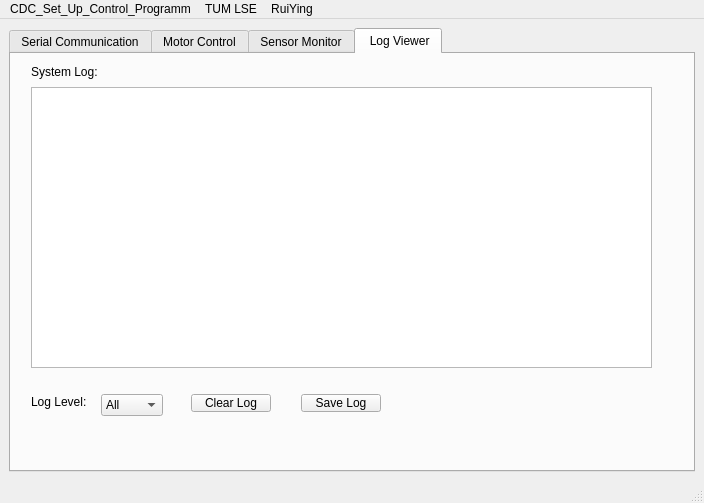
<?xml version="1.0" encoding="UTF-8"?>
<ui version="4.0">
 <class>MainWindow</class>
 <widget class="QMainWindow" name="MainWindow">
  <property name="geometry">
   <rect>
    <x>0</x>
    <y>0</y>
    <width>704</width>
    <height>503</height>
   </rect>
  </property>
  <property name="windowTitle">
   <string>MainWindow</string>
  </property>
  <widget class="QWidget" name="centralwidget">
   <layout class="QHBoxLayout" name="horizontalLayout">
    <item>
     <widget class="QTabWidget" name="tabWidget">
      <property name="currentIndex">
       <number>3</number>
      </property>
      <widget class="QWidget" name="SerialComminucation">
       <attribute name="title">
        <string>Serial Communication</string>
       </attribute>
       <widget class="QTextEdit" name="textEdit">
        <property name="geometry">
         <rect>
          <x>210</x>
          <y>30</y>
          <width>461</width>
          <height>271</height>
         </rect>
        </property>
        <property name="readOnly">
         <bool>true</bool>
        </property>
        <property name="placeholderText">
         <string/>
        </property>
       </widget>
       <widget class="QLabel" name="label_4">
        <property name="geometry">
         <rect>
          <x>210</x>
          <y>10</y>
          <width>121</width>
          <height>20</height>
         </rect>
        </property>
        <property name="text">
         <string>Communication Log:</string>
        </property>
       </widget>
       <widget class="QLabel" name="label_5">
        <property name="geometry">
         <rect>
          <x>10</x>
          <y>10</y>
          <width>111</width>
          <height>20</height>
         </rect>
        </property>
        <property name="text">
         <string>Connected Devices:</string>
        </property>
       </widget>
       <widget class="QPushButton" name="pushButton_3">
        <property name="geometry">
         <rect>
          <x>10</x>
          <y>290</y>
          <width>80</width>
          <height>18</height>
         </rect>
        </property>
        <property name="text">
         <string>Add Device</string>
        </property>
       </widget>
       <widget class="QPushButton" name="pushButton_4">
        <property name="geometry">
         <rect>
          <x>10</x>
          <y>320</y>
          <width>91</width>
          <height>18</height>
         </rect>
        </property>
        <property name="text">
         <string>Remove Device</string>
        </property>
       </widget>
       <widget class="QListWidget" name="listWidget">
        <property name="geometry">
         <rect>
          <x>10</x>
          <y>30</y>
          <width>181</width>
          <height>241</height>
         </rect>
        </property>
       </widget>
       <widget class="QPushButton" name="pushButton">
        <property name="geometry">
         <rect>
          <x>100</x>
          <y>290</y>
          <width>80</width>
          <height>18</height>
         </rect>
        </property>
        <property name="text">
         <string>Disconnect</string>
        </property>
       </widget>
       <widget class="QLabel" name="label">
        <property name="geometry">
         <rect>
          <x>210</x>
          <y>310</y>
          <width>81</width>
          <height>16</height>
         </rect>
        </property>
        <property name="text">
         <string>Command:</string>
        </property>
       </widget>
       <widget class="QPushButton" name="pushButton_2">
        <property name="geometry">
         <rect>
          <x>500</x>
          <y>370</y>
          <width>80</width>
          <height>18</height>
         </rect>
        </property>
        <property name="text">
         <string>Send</string>
        </property>
       </widget>
       <widget class="QLabel" name="label_2">
        <property name="geometry">
         <rect>
          <x>320</x>
          <y>10</y>
          <width>111</width>
          <height>20</height>
         </rect>
        </property>
        <property name="text">
         <string>Selected Device:</string>
        </property>
       </widget>
       <widget class="QLabel" name="label_3">
        <property name="geometry">
         <rect>
          <x>440</x>
          <y>10</y>
          <width>121</width>
          <height>20</height>
         </rect>
        </property>
        <property name="text">
         <string>No device selected</string>
        </property>
       </widget>
       <widget class="QLineEdit" name="lineEdit">
        <property name="geometry">
         <rect>
          <x>300</x>
          <y>310</y>
          <width>271</width>
          <height>41</height>
         </rect>
        </property>
        <property name="alignment">
         <set>Qt::AlignmentFlag::AlignLeading|Qt::AlignmentFlag::AlignLeft|Qt::AlignmentFlag::AlignTop</set>
        </property>
        <property name="placeholderText">
         <string>Enter command...</string>
        </property>
       </widget>
       <widget class="QPushButton" name="pushButton_20">
        <property name="geometry">
         <rect>
          <x>110</x>
          <y>320</y>
          <width>80</width>
          <height>18</height>
         </rect>
        </property>
        <property name="text">
         <string>Connect</string>
        </property>
       </widget>
      </widget>
      <widget class="QWidget" name="MotorControl">
       <property name="locale">
        <locale language="English" country="AmericanSamoa"/>
       </property>
       <attribute name="title">
        <string>Motor Control</string>
       </attribute>
       <widget class="QLabel" name="label_6">
        <property name="geometry">
         <rect>
          <x>10</x>
          <y>20</y>
          <width>121</width>
          <height>16</height>
         </rect>
        </property>
        <property name="text">
         <string>Target Height (mm):</string>
        </property>
       </widget>
       <widget class="QLabel" name="label_7">
        <property name="geometry">
         <rect>
          <x>0</x>
          <y>60</y>
          <width>131</width>
          <height>16</height>
         </rect>
        </property>
        <property name="text">
         <string>Target Angle (degrees):</string>
        </property>
       </widget>
       <widget class="QLabel" name="label_8">
        <property name="geometry">
         <rect>
          <x>170</x>
          <y>160</y>
          <width>41</width>
          <height>16</height>
         </rect>
        </property>
        <property name="text">
         <string>5.5°</string>
        </property>
       </widget>
       <widget class="QLabel" name="label_9">
        <property name="geometry">
         <rect>
          <x>20</x>
          <y>110</y>
          <width>121</width>
          <height>20</height>
         </rect>
        </property>
        <property name="text">
         <string>Current Height (mm):</string>
        </property>
       </widget>
       <widget class="QLabel" name="label_10">
        <property name="geometry">
         <rect>
          <x>20</x>
          <y>160</y>
          <width>141</width>
          <height>20</height>
         </rect>
        </property>
        <property name="text">
         <string>Current Angle (degrees):</string>
        </property>
       </widget>
       <widget class="QLabel" name="label_11">
        <property name="geometry">
         <rect>
          <x>139</x>
          <y>112</y>
          <width>41</width>
          <height>16</height>
         </rect>
        </property>
        <property name="text">
         <string>25mm</string>
        </property>
       </widget>
       <widget class="QLabel" name="label_12">
        <property name="geometry">
         <rect>
          <x>20</x>
          <y>210</y>
          <width>161</width>
          <height>16</height>
         </rect>
        </property>
        <property name="text">
         <string>Theoretical Capacitance(pF):</string>
        </property>
       </widget>
       <widget class="QLabel" name="label_13">
        <property name="geometry">
         <rect>
          <x>180</x>
          <y>210</y>
          <width>40</width>
          <height>16</height>
         </rect>
        </property>
        <property name="text">
         <string>2pF</string>
        </property>
       </widget>
       <widget class="QPushButton" name="pushButton_5">
        <property name="geometry">
         <rect>
          <x>210</x>
          <y>20</y>
          <width>80</width>
          <height>18</height>
         </rect>
        </property>
        <property name="text">
         <string>Set Height</string>
        </property>
       </widget>
       <widget class="QPushButton" name="pushButton_6">
        <property name="geometry">
         <rect>
          <x>209</x>
          <y>310</y>
          <width>91</width>
          <height>20</height>
         </rect>
        </property>
        <property name="text">
         <string>Stop Motor</string>
        </property>
       </widget>
       <widget class="QPushButton" name="pushButton_7">
        <property name="geometry">
         <rect>
          <x>59</x>
          <y>310</y>
          <width>111</width>
          <height>20</height>
         </rect>
        </property>
        <property name="text">
         <string>Move to Position</string>
        </property>
       </widget>
       <widget class="QPushButton" name="pushButton_8">
        <property name="geometry">
         <rect>
          <x>340</x>
          <y>310</y>
          <width>121</width>
          <height>21</height>
         </rect>
        </property>
        <property name="text">
         <string>Home Position</string>
        </property>
       </widget>
       <widget class="QPushButton" name="pushButton_9">
        <property name="geometry">
         <rect>
          <x>210</x>
          <y>60</y>
          <width>80</width>
          <height>18</height>
         </rect>
        </property>
        <property name="text">
         <string>Set Angle</string>
        </property>
       </widget>
       <widget class="QDoubleSpinBox" name="doubleSpinBox">
        <property name="geometry">
         <rect>
          <x>130</x>
          <y>20</y>
          <width>71</width>
          <height>22</height>
         </rect>
        </property>
        <property name="suffix">
         <string>mm</string>
        </property>
        <property name="decimals">
         <number>0</number>
        </property>
        <property name="maximum">
         <double>100.000000000000000</double>
        </property>
        <property name="singleStep">
         <double>1.000000000000000</double>
        </property>
       </widget>
       <widget class="QDoubleSpinBox" name="doubleSpinBox_2">
        <property name="geometry">
         <rect>
          <x>130</x>
          <y>60</y>
          <width>71</width>
          <height>22</height>
         </rect>
        </property>
        <property name="suffix">
         <string>°</string>
        </property>
        <property name="decimals">
         <number>1</number>
        </property>
        <property name="minimum">
         <double>-90.000000000000000</double>
        </property>
        <property name="maximum">
         <double>90.000000000000000</double>
        </property>
        <property name="singleStep">
         <double>0.500000000000000</double>
        </property>
       </widget>
       <widget class="QLabel" name="label_15">
        <property name="geometry">
         <rect>
          <x>330</x>
          <y>80</y>
          <width>91</width>
          <height>16</height>
         </rect>
        </property>
        <property name="text">
         <string>Safety Settings:</string>
        </property>
       </widget>
       <widget class="QLabel" name="label_16">
        <property name="geometry">
         <rect>
          <x>320</x>
          <y>110</y>
          <width>71</width>
          <height>20</height>
         </rect>
        </property>
        <property name="text">
         <string>Max Height:</string>
        </property>
       </widget>
       <widget class="QDoubleSpinBox" name="doubleSpinBox_3">
        <property name="geometry">
         <rect>
          <x>390</x>
          <y>110</y>
          <width>71</width>
          <height>22</height>
         </rect>
        </property>
        <property name="suffix">
         <string>mm</string>
        </property>
        <property name="decimals">
         <number>0</number>
        </property>
        <property name="maximum">
         <double>150.000000000000000</double>
        </property>
        <property name="value">
         <double>100.000000000000000</double>
        </property>
       </widget>
       <widget class="QPushButton" name="pushButton_12">
        <property name="geometry">
         <rect>
          <x>80</x>
          <y>260</y>
          <width>131</width>
          <height>31</height>
         </rect>
        </property>
        <property name="styleSheet">
         <string notr="true">QPushButton {
    background-color: #FF0000;
    color: white;
    font-weight: bold;
    border: 2px solid #AA0000;
    border-radius: 5px;
}</string>
        </property>
        <property name="text">
         <string>EMERGENCY STOP</string>
        </property>
        <property name="checkable">
         <bool>false</bool>
        </property>
        <property name="autoRepeat">
         <bool>false</bool>
        </property>
       </widget>
       <widget class="QLabel" name="label_18">
        <property name="geometry">
         <rect>
          <x>320</x>
          <y>210</y>
          <width>101</width>
          <height>20</height>
         </rect>
        </property>
        <property name="text">
         <string>System Status:</string>
        </property>
       </widget>
       <widget class="QLabel" name="label_19">
        <property name="geometry">
         <rect>
          <x>450</x>
          <y>210</y>
          <width>121</width>
          <height>16</height>
         </rect>
        </property>
        <property name="text">
         <string>Motor Status: Ready</string>
        </property>
       </widget>
       <widget class="QLabel" name="label_20">
        <property name="geometry">
         <rect>
          <x>440</x>
          <y>240</y>
          <width>191</width>
          <height>16</height>
         </rect>
        </property>
        <property name="text">
         <string>Connection Status: Connected</string>
        </property>
       </widget>
       <widget class="QLabel" name="label_94">
        <property name="geometry">
         <rect>
          <x>310</x>
          <y>170</y>
          <width>71</width>
          <height>20</height>
         </rect>
        </property>
        <property name="text">
         <string>Min Angle:</string>
        </property>
       </widget>
       <widget class="QLabel" name="label_95">
        <property name="geometry">
         <rect>
          <x>450</x>
          <y>170</y>
          <width>71</width>
          <height>20</height>
         </rect>
        </property>
        <property name="text">
         <string>Max Angle:</string>
        </property>
       </widget>
       <widget class="QLabel" name="label_96">
        <property name="geometry">
         <rect>
          <x>470</x>
          <y>112</y>
          <width>71</width>
          <height>20</height>
         </rect>
        </property>
        <property name="text">
         <string>Min Height:</string>
        </property>
       </widget>
       <widget class="QDoubleSpinBox" name="doubleSpinBox_6">
        <property name="geometry">
         <rect>
          <x>380</x>
          <y>170</y>
          <width>62</width>
          <height>22</height>
         </rect>
        </property>
        <property name="suffix">
         <string>°</string>
        </property>
        <property name="decimals">
         <number>1</number>
        </property>
        <property name="minimum">
         <double>-90.000000000000000</double>
        </property>
        <property name="maximum">
         <double>90.000000000000000</double>
        </property>
        <property name="singleStep">
         <double>0.500000000000000</double>
        </property>
       </widget>
       <widget class="QDoubleSpinBox" name="doubleSpinBox_7">
        <property name="geometry">
         <rect>
          <x>520</x>
          <y>170</y>
          <width>62</width>
          <height>22</height>
         </rect>
        </property>
        <property name="suffix">
         <string>°</string>
        </property>
        <property name="decimals">
         <number>1</number>
        </property>
        <property name="minimum">
         <double>-90.000000000000000</double>
        </property>
        <property name="maximum">
         <double>90.000000000000000</double>
        </property>
        <property name="singleStep">
         <double>0.500000000000000</double>
        </property>
       </widget>
       <widget class="QDoubleSpinBox" name="doubleSpinBox_8">
        <property name="geometry">
         <rect>
          <x>540</x>
          <y>110</y>
          <width>62</width>
          <height>22</height>
         </rect>
        </property>
        <property name="suffix">
         <string>mm</string>
        </property>
        <property name="decimals">
         <number>0</number>
        </property>
        <property name="maximum">
         <double>150.000000000000000</double>
        </property>
        <property name="singleStep">
         <double>1.000000000000000</double>
        </property>
       </widget>
      </widget>
      <widget class="QWidget" name="SensorMonitor">
       <attribute name="title">
        <string>Sensor Monitor</string>
       </attribute>
       <widget class="QLabel" name="label_21">
        <property name="geometry">
         <rect>
          <x>10</x>
          <y>10</y>
          <width>141</width>
          <height>20</height>
         </rect>
        </property>
        <property name="text">
         <string> Primary Measurements </string>
        </property>
       </widget>
       <widget class="QLabel" name="label_22">
        <property name="geometry">
         <rect>
          <x>20</x>
          <y>40</y>
          <width>101</width>
          <height>16</height>
         </rect>
        </property>
        <property name="text">
         <string>Board Distance:</string>
        </property>
       </widget>
       <widget class="QLabel" name="label_23">
        <property name="geometry">
         <rect>
          <x>130</x>
          <y>40</y>
          <width>51</width>
          <height>16</height>
         </rect>
        </property>
        <property name="text">
         <string>25mm</string>
        </property>
       </widget>
       <widget class="QLabel" name="label_24">
        <property name="geometry">
         <rect>
          <x>20</x>
          <y>60</y>
          <width>91</width>
          <height>16</height>
         </rect>
        </property>
        <property name="text">
         <string>Board Angle:</string>
        </property>
       </widget>
       <widget class="QLabel" name="label_25">
        <property name="geometry">
         <rect>
          <x>140</x>
          <y>60</y>
          <width>41</width>
          <height>16</height>
         </rect>
        </property>
        <property name="text">
         <string>2.5° </string>
        </property>
       </widget>
       <widget class="QLabel" name="label_26">
        <property name="geometry">
         <rect>
          <x>20</x>
          <y>80</y>
          <width>81</width>
          <height>16</height>
         </rect>
        </property>
        <property name="text">
         <string>Temperature:</string>
        </property>
       </widget>
       <widget class="QLabel" name="label_27">
        <property name="geometry">
         <rect>
          <x>130</x>
          <y>80</y>
          <width>41</width>
          <height>16</height>
         </rect>
        </property>
        <property name="text">
         <string>23.5°C    </string>
        </property>
       </widget>
       <widget class="QLabel" name="label_28">
        <property name="geometry">
         <rect>
          <x>10</x>
          <y>110</y>
          <width>111</width>
          <height>16</height>
         </rect>
        </property>
        <property name="text">
         <string>Capacitance Data</string>
        </property>
       </widget>
       <widget class="QLabel" name="label_29">
        <property name="geometry">
         <rect>
          <x>20</x>
          <y>130</y>
          <width>71</width>
          <height>16</height>
         </rect>
        </property>
        <property name="text">
         <string>Measured:</string>
        </property>
       </widget>
       <widget class="QLabel" name="label_30">
        <property name="geometry">
         <rect>
          <x>99</x>
          <y>130</y>
          <width>51</width>
          <height>20</height>
         </rect>
        </property>
        <property name="text">
         <string>156.7 pF</string>
        </property>
       </widget>
       <widget class="QLabel" name="label_31">
        <property name="geometry">
         <rect>
          <x>20</x>
          <y>150</y>
          <width>71</width>
          <height>16</height>
         </rect>
        </property>
        <property name="text">
         <string>Theoretical:</string>
        </property>
       </widget>
       <widget class="QLabel" name="label_32">
        <property name="geometry">
         <rect>
          <x>100</x>
          <y>150</y>
          <width>51</width>
          <height>16</height>
         </rect>
        </property>
        <property name="text">
         <string>158.2 pF</string>
        </property>
       </widget>
       <widget class="QLabel" name="label_33">
        <property name="geometry">
         <rect>
          <x>20</x>
          <y>170</y>
          <width>71</width>
          <height>16</height>
         </rect>
        </property>
        <property name="text">
         <string>Difference:</string>
        </property>
       </widget>
       <widget class="QLabel" name="label_34">
        <property name="geometry">
         <rect>
          <x>100</x>
          <y>170</y>
          <width>41</width>
          <height>20</height>
         </rect>
        </property>
        <property name="text">
         <string>-1.5 pF</string>
        </property>
       </widget>
       <widget class="QLabel" name="label_35">
        <property name="geometry">
         <rect>
          <x>10</x>
          <y>220</y>
          <width>121</width>
          <height>16</height>
         </rect>
        </property>
        <property name="text">
         <string>Data Recording</string>
        </property>
       </widget>
       <widget class="QLabel" name="label_36">
        <property name="geometry">
         <rect>
          <x>280</x>
          <y>12</y>
          <width>121</width>
          <height>20</height>
         </rect>
        </property>
        <property name="text">
         <string>Detailed Sensor Data</string>
        </property>
       </widget>
       <widget class="QPushButton" name="pushButton_13">
        <property name="geometry">
         <rect>
          <x>20</x>
          <y>250</y>
          <width>80</width>
          <height>18</height>
         </rect>
        </property>
        <property name="text">
         <string>Record Data</string>
        </property>
       </widget>
       <widget class="QPushButton" name="pushButton_14">
        <property name="geometry">
         <rect>
          <x>120</x>
          <y>250</y>
          <width>80</width>
          <height>18</height>
         </rect>
        </property>
        <property name="text">
         <string>Export</string>
        </property>
       </widget>
       <widget class="QLabel" name="label_37">
        <property name="geometry">
         <rect>
          <x>20</x>
          <y>290</y>
          <width>91</width>
          <height>16</height>
         </rect>
        </property>
        <property name="text">
         <string>Last Recorded:</string>
        </property>
       </widget>
       <widget class="QLabel" name="label_38">
        <property name="geometry">
         <rect>
          <x>110</x>
          <y>290</y>
          <width>51</width>
          <height>16</height>
         </rect>
        </property>
        <property name="text">
         <string>14:23:45</string>
        </property>
       </widget>
       <widget class="QLabel" name="label_39">
        <property name="geometry">
         <rect>
          <x>290</x>
          <y>30</y>
          <width>101</width>
          <height>20</height>
         </rect>
        </property>
        <property name="text">
         <string>Upper Sensors:</string>
        </property>
       </widget>
       <widget class="QLabel" name="label_40">
        <property name="geometry">
         <rect>
          <x>299</x>
          <y>50</y>
          <width>51</width>
          <height>20</height>
         </rect>
        </property>
        <property name="text">
         <string>Corner1:</string>
        </property>
       </widget>
       <widget class="QLabel" name="label_41">
        <property name="geometry">
         <rect>
          <x>299</x>
          <y>70</y>
          <width>51</width>
          <height>20</height>
         </rect>
        </property>
        <property name="text">
         <string>Corner2:</string>
        </property>
       </widget>
       <widget class="QLabel" name="label_44">
        <property name="geometry">
         <rect>
          <x>360</x>
          <y>50</y>
          <width>40</width>
          <height>21</height>
         </rect>
        </property>
        <property name="text">
         <string>12mm</string>
        </property>
       </widget>
       <widget class="QLabel" name="label_45">
        <property name="geometry">
         <rect>
          <x>360</x>
          <y>71</y>
          <width>40</width>
          <height>20</height>
         </rect>
        </property>
        <property name="text">
         <string>12mm</string>
        </property>
       </widget>
       <widget class="QLabel" name="label_48">
        <property name="geometry">
         <rect>
          <x>290</x>
          <y>140</y>
          <width>111</width>
          <height>16</height>
         </rect>
        </property>
        <property name="text">
         <string>Lower Sensors:</string>
        </property>
       </widget>
       <widget class="QLabel" name="label_49">
        <property name="geometry">
         <rect>
          <x>299</x>
          <y>160</y>
          <width>51</width>
          <height>20</height>
         </rect>
        </property>
        <property name="text">
         <string>Corner1:</string>
        </property>
       </widget>
       <widget class="QLabel" name="label_50">
        <property name="geometry">
         <rect>
          <x>299</x>
          <y>180</y>
          <width>51</width>
          <height>20</height>
         </rect>
        </property>
        <property name="text">
         <string>Corner2:</string>
        </property>
       </widget>
       <widget class="QLabel" name="label_53">
        <property name="geometry">
         <rect>
          <x>360</x>
          <y>160</y>
          <width>40</width>
          <height>21</height>
         </rect>
        </property>
        <property name="text">
         <string>156mm </string>
        </property>
       </widget>
       <widget class="QLabel" name="label_54">
        <property name="geometry">
         <rect>
          <x>360</x>
          <y>182</y>
          <width>40</width>
          <height>16</height>
         </rect>
        </property>
        <property name="text">
         <string>156mm</string>
        </property>
       </widget>
       <widget class="QLabel" name="label_55">
        <property name="geometry">
         <rect>
          <x>310</x>
          <y>240</y>
          <width>151</width>
          <height>16</height>
         </rect>
        </property>
        <property name="text">
         <string>Average Ground Distance:</string>
        </property>
       </widget>
       <widget class="QLabel" name="label_56">
        <property name="geometry">
         <rect>
          <x>470</x>
          <y>240</y>
          <width>71</width>
          <height>20</height>
         </rect>
        </property>
        <property name="text">
         <string>156 mm</string>
        </property>
       </widget>
       <widget class="QLabel" name="label_59">
        <property name="geometry">
         <rect>
          <x>430</x>
          <y>60</y>
          <width>91</width>
          <height>20</height>
         </rect>
        </property>
        <property name="text">
         <string>Average Height:</string>
        </property>
       </widget>
       <widget class="QLabel" name="label_61">
        <property name="geometry">
         <rect>
          <x>430</x>
          <y>80</y>
          <width>101</width>
          <height>20</height>
         </rect>
        </property>
        <property name="text">
         <string>Calculated Angle:</string>
        </property>
       </widget>
       <widget class="QLabel" name="label_62">
        <property name="geometry">
         <rect>
          <x>540</x>
          <y>80</y>
          <width>40</width>
          <height>21</height>
         </rect>
        </property>
        <property name="text">
         <string>2.5°</string>
        </property>
       </widget>
       <widget class="QLabel" name="label_63">
        <property name="geometry">
         <rect>
          <x>310</x>
          <y>270</y>
          <width>141</width>
          <height>16</height>
         </rect>
        </property>
        <property name="text">
         <string>Calculated Upper Height:</string>
        </property>
       </widget>
       <widget class="QLabel" name="label_64">
        <property name="geometry">
         <rect>
          <x>470</x>
          <y>270</y>
          <width>81</width>
          <height>21</height>
         </rect>
        </property>
        <property name="text">
         <string>25 mm</string>
        </property>
       </widget>
       <widget class="QLabel" name="label_65">
        <property name="geometry">
         <rect>
          <x>540</x>
          <y>60</y>
          <width>71</width>
          <height>21</height>
         </rect>
        </property>
        <property name="text">
         <string>12 mm</string>
        </property>
       </widget>
      </widget>
      <widget class="QWidget" name="LogViewer">
       <attribute name="title">
        <string> Log Viewer</string>
       </attribute>
       <widget class="QLabel" name="label_66">
        <property name="geometry">
         <rect>
          <x>20</x>
          <y>10</y>
          <width>81</width>
          <height>16</height>
         </rect>
        </property>
        <property name="text">
         <string>System Log:</string>
        </property>
       </widget>
       <widget class="QTextEdit" name="textEdit_2">
        <property name="geometry">
         <rect>
          <x>20</x>
          <y>33</y>
          <width>621</width>
          <height>281</height>
         </rect>
        </property>
        <property name="readOnly">
         <bool>true</bool>
        </property>
       </widget>
       <widget class="QLabel" name="label_67">
        <property name="geometry">
         <rect>
          <x>20</x>
          <y>340</y>
          <width>61</width>
          <height>16</height>
         </rect>
        </property>
        <property name="text">
         <string>Log Level:</string>
        </property>
       </widget>
       <widget class="QComboBox" name="comboBox_2">
        <property name="geometry">
         <rect>
          <x>90</x>
          <y>340</y>
          <width>62</width>
          <height>22</height>
         </rect>
        </property>
        <item>
         <property name="text">
          <string>All</string>
         </property>
        </item>
        <item>
         <property name="text">
          <string>Info</string>
         </property>
        </item>
        <item>
         <property name="text">
          <string>Warning</string>
         </property>
        </item>
        <item>
         <property name="text">
          <string>Error</string>
         </property>
        </item>
       </widget>
       <widget class="QPushButton" name="pushButton_15">
        <property name="geometry">
         <rect>
          <x>180</x>
          <y>340</y>
          <width>80</width>
          <height>18</height>
         </rect>
        </property>
        <property name="text">
         <string>Clear Log</string>
        </property>
       </widget>
       <widget class="QPushButton" name="pushButton_10">
        <property name="geometry">
         <rect>
          <x>290</x>
          <y>340</y>
          <width>80</width>
          <height>18</height>
         </rect>
        </property>
        <property name="text">
         <string>Save Log</string>
        </property>
       </widget>
      </widget>
     </widget>
    </item>
   </layout>
  </widget>
  <widget class="QMenuBar" name="menubar">
   <property name="geometry">
    <rect>
     <x>0</x>
     <y>0</y>
     <width>704</width>
     <height>18</height>
    </rect>
   </property>
   <widget class="QMenu" name="menuCDC_Set_Up_Control_Programm">
    <property name="title">
     <string>CDC_Set_Up_Control_Programm</string>
    </property>
   </widget>
   <widget class="QMenu" name="menurui">
    <property name="title">
     <string>TUM LSE</string>
    </property>
   </widget>
   <widget class="QMenu" name="menuRuiYing">
    <property name="title">
     <string>RuiYing</string>
    </property>
   </widget>
   <addaction name="menuCDC_Set_Up_Control_Programm"/>
   <addaction name="menurui"/>
   <addaction name="menuRuiYing"/>
  </widget>
  <widget class="QStatusBar" name="statusbar"/>
 </widget>
 <resources/>
 <connections/>
</ui>
